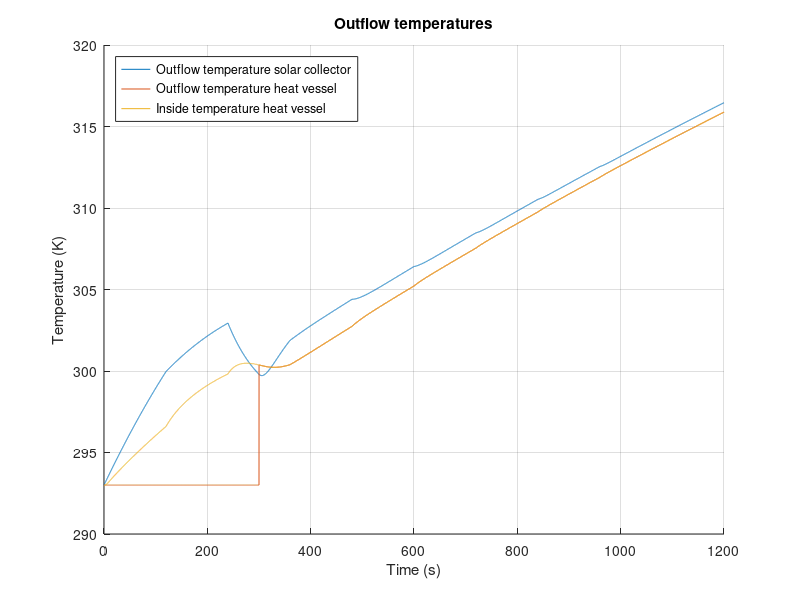

Recreate this plot in MATLAB.
%%%%%%%%%%%%%%%%%%%%%%%%%%%%%%%%%%%%%%%%%%%%
% Matlab model for Solar Collector Group 10%
%%%%%%%%%%%%%%%%%%%%%%%%%%%%%%%%%%%%%%%%%%%%
clc;
clear;
close all;
%%
%%%%%%%%%%%
%Constants%
%%%%%%%%%%%
%Natural costants:
    sigma = 5.67*10^(-8);                       %Stefan-Boltzmann constant
    v_out = 4.5;                                %Velocity of air outside the solar collector
    v_in = 0;                                   %Velocity of air inside the solar collector 
%Emissivity
    e_Cu = 0.22;                                %Copper tube, value 0.052
    e_glass = 0.94;
    e_PVC = 0.91;                               %PVC tube
    e_foam = 0.9;                               %foam foil
    e_Al = 0.04;                                %Aluminum tape
    e_paint = 0.95;                             %Emissivity of black paint (for comparison)
    e_wood = 0.94;
    e_CuMatte = 0.22;                           %Emissivity of the copper tube after making it less reflective (for comparison)
%Thermal conductivity
    k_air = 0.026;                              %Air [W/(mK)]
    k_tempex =0.03;                             %Tempex plate [W/(mK)]
    k_Cu = 400;                                 %Copper tube [W/(mK)]
    k_wood = 0.12;                              %Wood casing [W/(m*K)]
    k_Po = 0.13;                                %Polyurethane tube [W/(m*K)]
    k_PVC = 0.19;                               %PVC thermal conduc [W/(mK)]
    k_foil = 0.04;                              %Polyethylene foam foil [W/(mK)]
    k_glass = 0.78;                             %Thermal conductivity of the glass plate [J/s mK]
%Heat transfer coefficient
    h_out_air = 10.45 - v_out + 10*(v_out)^(1/2);%Outside solar collector air [W/(m*K)]
    h_in_air = 10.45 - v_in + 10*(v_in)^(1/2);  %Inside solar collector air [W/(m*K)]
    h_air = 2.5;                                %Still standing 298K air [W/(m*K)]
%Specific heat
    c_water = 4186;                             %Specific heat water [J/kgK]
    c_Cu = 386;                                 %Specific heat copper [J/kgK]
    c_Al = 922;                                 %Specific heat aluminium[J/kgK]
    c_air = 1007;                               %Specific heat air[J/kgK]
%Measurements
    D_Cu = 0.012;                               %Diameter of the copper tube [m]
    D_PolyTube = 0.008;                         %Diameter of the polyurathane pump tubes [m]
    R_Cu1 = 0.005;                              %Inner radius of the copper tube [m]
    R_Cu2 = 0.006;                              %Outer radius of  the copper tube [m]
    V_air = 0.04911;                            %Volume of the air in the solar collector [m^3]
    V_Al = 8.96*10^(-5);                        %Total volume of the aluminum tape
    L_Cu_SC = 6.63;                             %Length of the copper tube in the solar collector [m]
    L_CuTube = 6.630;                           %Total length of tube that's exposed to the air [m]
    L_PolyTube1 = 3;                            %Total length of polyurathane pump tube 1 [m]
    L_PolyTube2 = 3;                            %Total length of polyurathane pump tube 2 [m]
    L_Tube_HV = 0.71;
    R_PVC2 = 0.0268;
    dx = 0.05;                                  %Thickness of the pinewood frame
%Measurements Heat storage vessel
    D_pvc = 0.050;                              %Diameter PVC tube [m]
    R_pvcThick = 0.0018;                        %PVC wall thickness
    R_pvc1 = (D_pvc/2) - R_pvcThick;            %Inner Radius PVC tube [m]
    R_pvc2 = (D_pvc/2);                         %Outer Radius PVC tube [m]
    N_insLayers = 6;                            %Number of insulating polyethylene foam foil layers [m]
    R_polyFoil = N_insLayers * 0.003;           %Radius thickness polyethylene foam foil [m]
    L_pvc = 0.71;                               %PVC length [m]
    A_HV = 2*pi*(R_pvc2+R_polyFoil)*L_pvc;      %Surface area Heat storage vessel
%Measurements for in- and outlet connectors
    D_Po = 0.012;                               %Diameter of the polyurethane tube [m]
    R_Po1 = 0.004;                              %Inner radius of the polyurethane tube [m]
    R_Po2 = 0.006;                              %Outer radius of the polyurethane tube [m]
    L_Tube_HV_to_SC = 3;                        %Half of general setup length, HV to SC [m]
    L_Tube_SC_to_HV = 3;                        %Half of general setup length, SC to HV [m]
%Areas
    A_RadCu = 4*D_Cu*1.4+3*0.5*0.25*pi*(0.0898^2-0.0778^2)+2*0.012*0.15; %Sunlit area of the copper tube
    A_RadAl = 0.670*1.4 - 4*0.012*1.4;                      %Sunlit area of the aluminum troughs
    A_AirCu = 1.4*pi*D_Cu + 3*4.9594762*10^(-3) + 0.05*pi*D_Cu + 2*0.1*pi*D_Cu; %Area of the copper tube that's exposed to the air
    A_AirTape = 0.31;                                       %Area of the aluminum tape that is exposed to the air
    A_AirSS = 2*(1.64*0.67)+2*(0.67*0.065)+2*(0.065*1.72);  %Area of solar collector that is exposed to the air
    A_frame = 2*(0.67*0.065)+2*(0.065*1.72);                %Area of sides touching pinewood
    A_vessel = 2*pi*(R_PVC2)^2 + L_Tube_HV*2*pi*R_PVC2;
%Intensity
    I_sun = 1000;                               %Intensity of the artificial sun [W/m^2]
    I_glass = 950;                              %Intensity after absorption of glass plate [W/m^2]
%Temperatures
    T_sur = 293;                                %Temperature of the surroundings [K]
    T_in = 293;                                 %Temperature of the incoming water [K]
%Density
    rho_w = 1000;                               %Density of water [kg/m^3]
    rho_Cu = 8.3*10^3;                          %Density of copper [kg/m^3]
    rho_air = 1.29;                             %Density of air [kg/m^3]
    rho_Al = 2.70*10^3;                         %Density of aluminum [kg/m^3]
%Variables
    test_length = 20;                           %Given time in test [minutes]
    flowrate = 0.1;                             %Initial flowrate [L/min]
%%
%%%%%%%%%%%%%%
%Calculations%
%%%%%%%%%%%%%%
%%Aluminium reflection and absorption rates%%
dQdt_RadAl = (1-e_Al)*A_RadAl*I_glass;                                      %Energy that is reflected by the aluminum tape [W]
dQdt_RadAl_in = (e_Al)*A_RadAl*I_glass;                                     %Energy that is absorbed by the aluminum tape [W]
dQdt_RadCu = e_Cu*A_RadCu*I_glass + e_Cu*dQdt_RadAl;                        %Energy that is absorbed by the copper tube due to radiation [W]

%%Length of simulation%%
t_end = test_length*60;                                                     %End time [s]
t_step = 0.1;                                                               %Step size [s]
Steps = t_end/t_step;                                                       %Amount of steps

%%HEAT VESSEL%%
T_HV_table = zeros(3,Steps+1);                                              %Empty vector for T_HV_table. Row 1: time t. Row 2: T_HV_table. Row 3: dQdt_SC_total.
T_HV_table(1,:) = 0:t_step:t_end;
T_HV_out=T_in;                                                              %Beginning temperature of water in the heat vessel
m_SC_water = 0.512;                                                         %Max volume of water in the solar collector
m_HV_water = 1.2;                                                           %Max volume of water in the heat vessel 
m_out_tube =1/4*pi*((D_Po -2*0.002)^2)*L_Tube_HV_to_SC ;                    %Max volume of water in the outlettubing
m_hv_frac = 0;                                                              %Initial fraction hot water to cold water

%%Thermocline HV start values%%
m_HV_new = 0;
m_HV_old = m_HV_water;
T_HV_inside = T_in;

%%Tube Heat vessel --> Solar Collector%%
m_PolyTube1_water = (1/4)*pi*D_PolyTube^2*L_PolyTube1*rho_w;                %Maximum amount of water in the tube [kg]
T_SC_in = T_in;                                                             %Starting temperature [K]

%%SOLAR COLLECTOR%%
T_SC_table = zeros(3,Steps+1);                                              %Empty vector for T_SC_table. Row 1: time t. Row 2: T_SC_table. Row 3: dQdt_SC_total.
T_SC_table(1,:) = 0:t_step:t_end;
T_SC_out=T_in;                                                              %Beginning temperature of water in the solar collector [K]

%SC glass plate calculations
d_glass = 0.004;                                                            %Thickness of the glass plate [m]
A_glass = 0.67*(1.640+0.080);                                               %Area of the glass plate [m]

%%Tube Solar Collector --> Heat vessel%%
m_PolyTube2_water = (1/4)*pi*D_PolyTube^2*L_PolyTube2*rho_w;                %Maximum amount of water in the tube [kg]
T_HV_in = T_in;                                                             %Starting temperature [K]

%%General%%
m_Cu = (L_Cu_SC*pi*R_Cu2^2 - L_Cu_SC*pi*R_Cu1^2)*rho_Cu;                    %Mass of the copper tube in the solar collector
m_air = rho_air*V_air;                                                      %Mass of the air in the solar collector
m_Al = rho_Al*V_Al;                                                         %Total mass of the aluminum tape
T_air = T_in;                                                               %Starting temperature of the air [K]
T_Al = T_in;                                                                %Starting temperature of the aluminum tape [K]
m_flow = (flowrate/60/1000)*rho_w*t_step;                                   %Mass of water inflow from pump during t_step
%%
for t=0:t_step:t_end
    %%Variable flowrate
    if (120<t && t<1080)
           xStart = 0.2;
           dx = 0.4;
           N = 8;
           pump = xStart + (0:N-1)*dx;
           flowrate = pump(round((t-60)/120));
           m_flow = (flowrate/60/1000)*rho_w*t_step;                        %Mass of water inflow from pump during t_step
    elseif (1080<t && t<1200)
           flowrate = 3;
           m_flow = (flowrate/60/1000)*rho_w*t_step;                        %Mass of water inflow from pump during t_step
    end
    %%
    %%%%%%%%%%%%%%%%%%%%%%%%%%%%%%%%%%%%%%%%
    %       Equations for the vessel       %
    %%%%%%%%%%%%%%%%%%%%%%%%%%%%%%%%%%%%%%%%    
    %%%%%Insulation heat loss%%%%
    R_HV_PVC_cond = R_pvc1/(k_PVC*(2*pi*R_pvc2*L_pvc));                     %Thermal resitance of conduction through PVC [K/W]
    R_HV_ins_Cond =  (log((R_pvc2 + R_polyFoil)/R_pvc2)) / (k_foil*A_HV);   %Thermal resitance of conduction through poly foam foil [K/W]
    R_HV_ins_Conv = 1 / (h_air*A_HV);                                       %Thermal resitance of convection outside poly foam foil [K/W]
    HL_RadOut_PVC = e_PVC * sigma * A_vessel * (T_HV_inside^4 - T_sur^4);   %Heat loss due to radiation PVC
    HL_RadOut_foam = e_foam * sigma * A_vessel * (T_HV_inside^4 - T_sur^4); %Heat loss due to radiation foam foil
    R_HV_ins_total = R_HV_PVC_cond + R_HV_ins_Cond + R_HV_ins_Conv;         %Total thermal resistance in series
    dQdt_HV_insulation = m_hv_frac*(-((T_HV_inside - T_sur ) / R_HV_ins_total)-HL_RadOut_PVC-HL_RadOut_foam);   %Total heat flow through insulation multiplied with fraction hot water
    
    %%%%%End caps heat loss%%%%
    R_HV_cap_Conv = 1 /h_air*pi*(R_pvc2+R_pvcThick).^2;                     %Thermal resistance due to convection on end caps [K/W]
    R_HV_cap1 = R_pvcThick / (k_PVC * (pi*R_pvc2).^2);                      %Thermal resistance end-cap [K/W]
    R_HV_cap2 = R_HV_cap1;                                                  %Thermal resistance same as upper end cap as the temperature in the heat storage vessel is homogeneous [K/W]
    if m_hv_frac == 1                                                       %If heatvessel is full of hot water, heat loss from both end caps is presumed
        R_HV_caps_total = R_HV_cap1 + R_HV_cap2 + 2*R_HV_cap_Conv;
        dQdt_HV_caps = -((T_HV_inside - T_sur ) / R_HV_caps_total);
    else
        R_HV_caps_total = R_HV_cap1 + R_HV_cap_Conv;                        %If heatvessel is not yet full of hot water, heat loss from only top end-cap (only 1 end-cap) is presumed
        dQdt_HV_caps = -((T_HV_inside - T_sur ) / R_HV_caps_total);
    end
    
    %%%%Total heat flow%%%%
    dQdt_HV_total = dQdt_HV_insulation + dQdt_HV_caps;                      %Total heat flow storage vessel [W/m^2]
    
    %%%%Calclate internal temperature%%%%
    delta_T = (dQdt_HV_total*t_step/(m_HV_water*c_water));                  %Resulting delta T of heat flow [K]
    T_HV_inside = T_HV_inside+delta_T;                                      %Resulting internal temperature [K]
    
    %%%%Thermocline effect%%%% 
    if (m_HV_new < m_HV_water)                                              % Cold region thermocline provides outlfow HV
        m_HV_new = m_HV_new + m_flow;
        T_HV_inside = (m_flow*T_HV_in + T_HV_inside*m_HV_new)/(m_HV_new + m_flow);
        m_hv_frac = m_HV_new / m_HV_water;                                  %Fraction of how full the HV is with 'hot water' compared to total capacity, used for fractional heat loss HV
        m_HV_old = m_HV_old - m_flow;
        T_HV_out = T_in;
    else                                                                    %Thermocline when cold water has been dispersed
        T_HV_inside = (m_flow*T_HV_in + T_HV_inside*m_HV_new)/(m_HV_new + m_flow);
        m_hv_frac = 1;                                                      %Fraction of cold water to hot water is 1, used for heat losses in HV
        T_HV_out = T_HV_inside;
    end
    
    %%%%Log HV data for plotting%%%%
    Column = round((1/t_step)*t+1);
    T_HV_table(2,Column)=T_HV_out;                                          %Assign value for T_HV_out to the right space
    T_HV_table(3,Column)=dQdt_HV_total;                                     %Assign value for dQdt_HV_total to the right space
    T_HV_table(4,Column)=T_HV_inside;                                       %Assign value for inside temperature heat vessel
    
    %%
    %%%%%%%%%%%%%%%%%%%%%%%%%%%%%%%%%%%%%%%%
    %Tube 1 Heat vessel --> Solar collector%
    %%%%%%%%%%%%%%%%%%%%%%%%%%%%%%%%%%%%%%%%
    %%%%Inflow temperature%%%%
    m_PolyTube1_old = m_PolyTube1_water - m_flow;                           %Mass of water from t-t_step [kg]
    m_PolyTube1_new = m_flow;                                               %Mass of water added to the heat vessel during t_step
    T_SC_in = (m_PolyTube1_old*T_SC_in + m_PolyTube1_new*T_HV_out)/(m_PolyTube1_old+m_PolyTube1_new); %Inflow temperature [K] 
    
    %%%%Thermal resistance%%%%
    R_tube_out_Cond =  (log(R_Po2 /R_Po1)) / ((2*pi*k_Po*L_Tube_HV_to_SC ));%Thermal resitance of conduction outlet tubing [K/W]
    R_tube_out_Conv = 1 / (h_air*(2*pi*R_Po2)*L_Tube_HV_to_SC) ;           %Thermal resitance of convection outlet tubing [K/W]
    R_tube_out_total = R_tube_out_Cond + R_tube_out_Conv;                  %Total thermal resistance in series [K/W]
    
    %%%%Total heat flowflow%%%%
    dQdt_PolyTube1_total = -((T_HV_out - T_sur ) / R_tube_out_total);       %Total heat flow HV to SC[W/m^2]
    
    %%%%Outflow temperature
    delta_T = (dQdt_PolyTube1_total*t_step/(m_PolyTube1_water*c_water));    %Resulting delta T of heat flow [K]
    T_SC_in = T_SC_in+delta_T;                                              %Resulting outflow temperature [K]
    
    %%
    %%%%%%%%%%%%%%%%%%%%%%%%%%%%%%%%%%%%%%%%
    %  Equations for the solar collector   %
    %%%%%%%%%%%%%%%%%%%%%%%%%%%%%%%%%%%%%%%%
    m_SC_old = m_SC_water - m_flow;                                         %Mass of water from t-t_step
    m_SC_new = m_flow;                                                      %Mass of water added to the solar collector during t_step
    T_SC_out = (m_SC_old*c_water*T_SC_out + m_Cu*c_Cu*T_SC_out + m_SC_new*c_water*T_SC_in)/(m_SC_old*c_water + m_Cu*c_Cu + m_SC_new*c_water);

    dQdt_CondOut = 0;	
    dQdt_RadOut = e_Cu*sigma*A_AirCu*(T_SC_out^4 - T_air^4);                %Heat loss due to radiation
%   dQdt_CondOut = 2*pi*k_Cu*L_CuTube*((T_SC_out-T_air)/(log(R_Cu2/R_Cu1)));%Heat loss due to conduction in the copper tube
    dQdt_Cu_conv = h_air*A_AirCu*(T_SC_out-T_air);                          %Heat loss due to convection
  
    dQdt_SC_total = dQdt_RadCu - dQdt_RadOut - dQdt_CondOut - dQdt_Cu_conv; %Total heat flow solar collector[W/m^2]
    
    delta_T = (dQdt_SC_total*t_step)/(m_SC_water*c_water + m_Cu*c_Cu);      %Resulting delta T of heat flow [K]
    T_SC_out=T_SC_out+delta_T;                                              %Resulting outflow temperature [K]
    
    Column = round((1/t_step)*t+1);
    T_SC_table(2,Column)=T_SC_out;                                          %Assign value for T to the right space
    T_SC_table(3,Column)=delta_T;                                           %Assign value for T to the right space
    
    %%
    %%%%%%%%%%%%%%%%%%%%%%%%%%%%%%%%%%%%%%%%
    %Tube 2 Solar collector --> Heat vessel%
    %%%%%%%%%%%%%%%%%%%%%%%%%%%%%%%%%%%%%%%%
    m_PolyTube2_old = m_PolyTube1_water - m_flow;                           %Mass of water from t-t_step
    m_PolyTube2_new = m_flow;                                               %Mass of water added to the heat vessel during t_step
   
    T_HV_in = (m_PolyTube2_old*T_HV_in + m_HV_new*T_SC_out)/(m_PolyTube2_old+m_HV_new); %Calculating the average temperature in the heat vessel, taking into account the inflow from the solar heater   
    
    R_tube_in_Cond =  (log(R_Po2 /R_Po1)) / ((2*pi*k_Po*L_Tube_SC_to_HV )); %Thermal resitance of conduction inlet tubing [K/W]
    R_tube_in_Conv = 1 / (h_air*(2*pi*R_Po2)*L_Tube_SC_to_HV) ;             %Thermal resitance of convection inlet tubing [K/W]
    R_tube_in_total = R_tube_in_Cond + R_tube_in_Conv;                      %Total thermal resistance in series [K/W]
    
    %%%%Total flow
    dQdt_PolyTube2_total = -((T_HV_in - T_sur ) / R_tube_in_total);         %Total heat flow general setup SC to HV [W/m^2]

    delta_T = (dQdt_PolyTube2_total*t_step/(m_PolyTube2_water*c_water));
    T_HV_in = T_HV_in+delta_T;
    
    %%
    %%%%%%%%%%%%%%%%%%%%%%%%%%%%%%%%%%%%%%%%
    %            Air Temperature           %
    %%%%%%%%%%%%%%%%%%%%%%%%%%%%%%%%%%%%%%%%
    %To calculate dQdt_air_total, first the temperature of the aluminum tape has to be determined:
    dQdt_Al_conv = h_air*A_AirTape*(T_Al-T_air);                            %Convective heat flow aluminium tape[W/m^2]
    dQdt_Al_total = dQdt_RadAl_in - dQdt_Al_conv;                           %Total heat flow aluminium tape[W/m^2]
    %Limit alumium temperature to max 80 degree C
    if (T_Al < 353)                                                         
        delta_T = (dQdt_Al_total*t_step)/(m_Al*c_Al);
    else
        delta_T = 0;
    end
    T_Al = T_Al + delta_T;                                                  %Temperature alumium tape after delta T
    
    %Air temperature:    
    R_Glass_cond = d_glass/(k_glass*A_glass);                               %Thermal resitance of conduction glass plate [K/W]
    R_Frame_cond = dx/(k_wood*A_frame);                                     %Thermal resitance of conduction wooden frame [K/W]
    R_Glass_conv = 1 / (h_out_air*A_glass);                                 %Thermal resitance of convection glass plate [K/W]
    R_Frame_conv = 1 / (h_out_air*A_frame);                                 %Thermal resitance of convection wooden frame [K/W]
    HL_RadOut_Frame = e_wood * sigma * A_frame * (T_air^4 - T_sur^4);       %Heat loss due to radiation wooden frame ([K/W]
    
    R_air_total = R_Glass_cond + R_Frame_cond + R_Glass_conv + R_Frame_conv;%Total thermal resistance in series
    
    dQdt_air_total = dQdt_Al_total -((T_air - T_sur ) / R_air_total)-HL_RadOut_Frame;   %Total heat flow
    
    delta_T = (dQdt_air_total*t_step)/(m_air*c_air);                        %Resulting delta T of heat flow [K]
    T_air = T_air + delta_T;                                                %Resulting air temperature [K]
    
end
%%
%%%%%%%%%%
%Plotting%
%%%%%%%%%%

t_var=T_SC_table(1,:);          %Time variable
T_SC_var=T_SC_table(2,:);       %Outflow temperature solar collector
T_HV_var=T_HV_table(2,:);       %Outflow temperature heat vessel
T_HV_inside = T_HV_table(4,:);  %Inside temperature heat vessel

hold on
grid on

plot(t_var,T_SC_var);
plot(t_var,T_HV_var);
plot(t_var,T_HV_inside);
ylabel('Temperature (K)')

legend({'Outflow temperature solar collector','Outflow temperature heat vessel','Inside temperature heat vessel'}, 'Location','northwest')

xlim([0 t_end]);
xlabel('Time (s)')
title('Outflow temperatures')
saveas(gcf,'Outflow temperature.pdf')
